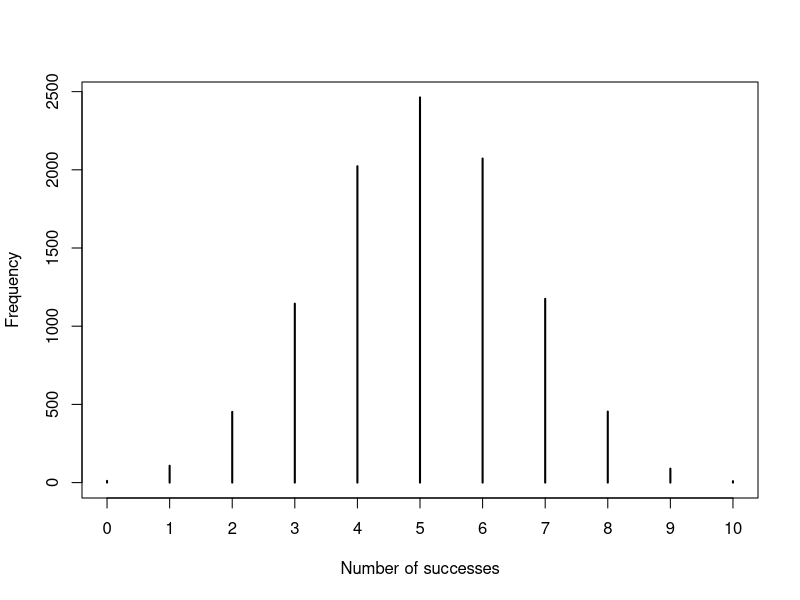
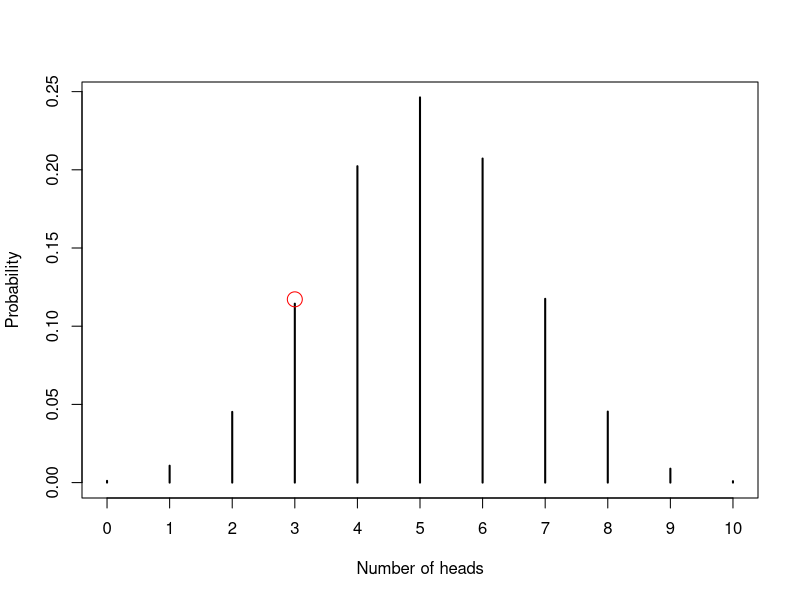
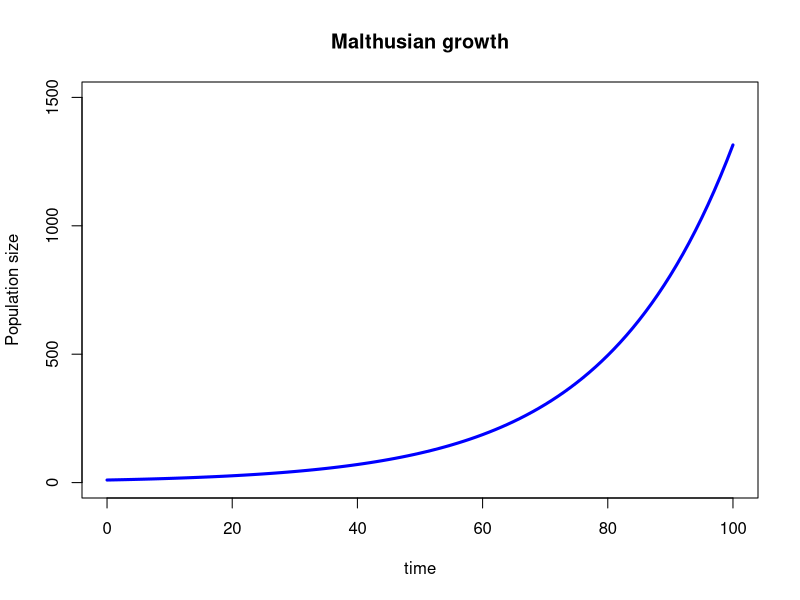

Recreate these plots in R, in order. (Note: this script raises an error after producing the figures.)
## ---- chunk 1
knitr::opts_chunk$set(echo = TRUE)
## ---- chunk 2
# Define how many samples we want:
rr <- 10000
## ---- chunk 3
binom_nbrs <- rbinom(n = rr, size = 10, prob = 0.5)  # taking 10000 samples of 10
## ---- chunk 4
head(binom_nbrs, 10)
## ---- chunk 5
table(binom_nbrs)
## ---- chunk 6
plot(
  table(binom_nbrs),
  ylab="Frequency", xlab="Number of successes")
## ---- chunk 7
P_x3_s10_p0.5 <- dbinom(x = 3, size = 10, prob = 0.5) 
# x is the integer value we want to know the probability density of

P_x3_s10_p0.5
## ---- chunk 8
# comparing the stochastic realization of x = 3 with the expectation for x = 3
table(binom_nbrs)[4] / rr #why the division?

P_x3_s10_p0.5
## ---- chunk 9
plot(
  table(binom_nbrs)/rr, 
  ylab="Probability", xlab="Number of heads")

# Finally, we can mark the probability we are interested in
# by using a red dot in our plot:
points(x = 3, y = P_x3_s10_p0.5, col = "red", cex = 2)
## ---- chunk 10
popsize <- 10
## ---- chunk 11
time <- 0
## ---- chunk 12
R <- 1.05
## ---- chunk 13
tmax <- 100 # this is the number of generations
## ---- chunk 14
all_generations <- seq(from = 1, to = tmax, by = 1)
## ---- chunk 15
# For each generation, beginning in the generation = 1 and:
for(generation in all_generations){ 
  
  N_t <- popsize[length(popsize)] # by indexing 
  # the vector in this way (i.e. using "[length()]"),
  # we guarantee we are always taking the last value of 
  # this vector.
  
  N_t_plus_one <- N_t * R # this is the application of Euler's formula
  
  #Now, let's store the population size at that generation:
  popsize <- c(popsize, N_t_plus_one)
  
  #let's not forget to record the time that we are on:
  time <- c(time, generation) 
}
## ---- chunk 16
#
plot(NA, xlim=c(0,tmax), ylim=c(0,1500),
     xlab="time", ylab="Population size",
     main="Malthusian growth")
lines(x = time, y = popsize, col = "blue", lwd = 3)
## ---- chunk 17
knitr::include_graphics('~/Dropbox (University of Michigan)/devel/2024-labs/L01/spirit_bear.png')
## ---- chunk 18
sim_pops <- OneGenHWSim(n.ind = 100, n.sim = 5, p = 0.467)

#now, checking the result of our simulations:
sim_pops
## ---- chunk 19
# To remember how this works, let's imagine you want to 
# arbitrarily calculate (f(A1) + 3) / 4.5 for all your simulations. 
#You should run:

freqs_A1 <- sim_pops$A1A1 / (sim_pops$A1A1 + sim_pops$A1A2 + sim_pops$A2A2)

result <- (freqs_A1 + 3) / 4.5
result

# the above has no biological "meaning". 
# it is just to remind you how vectorized calculation works
